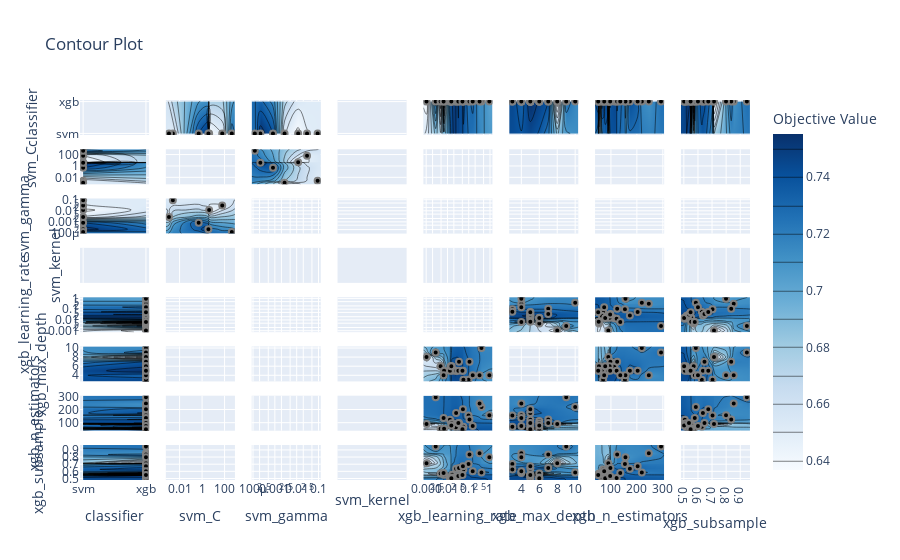

This figure's notebook cell:
### Code cell
from optuna.visualization import plot_contour

plot_contour(study).show()
